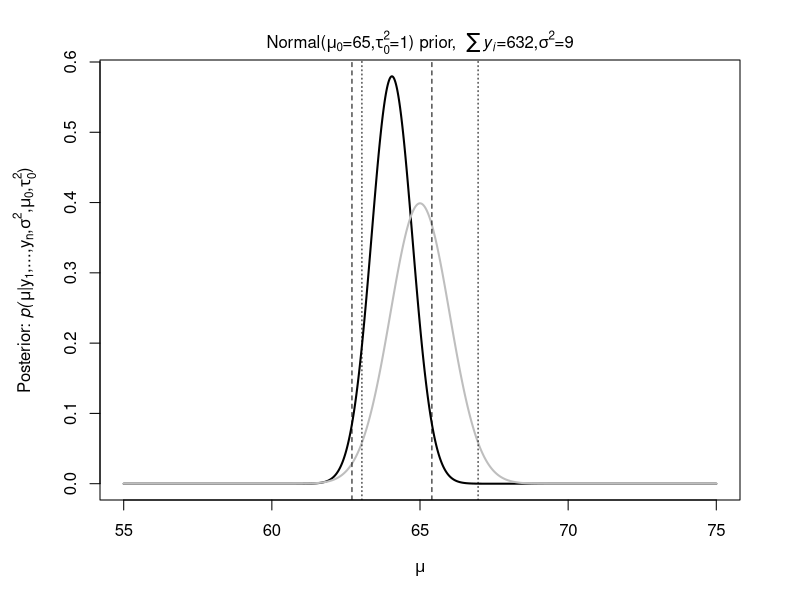
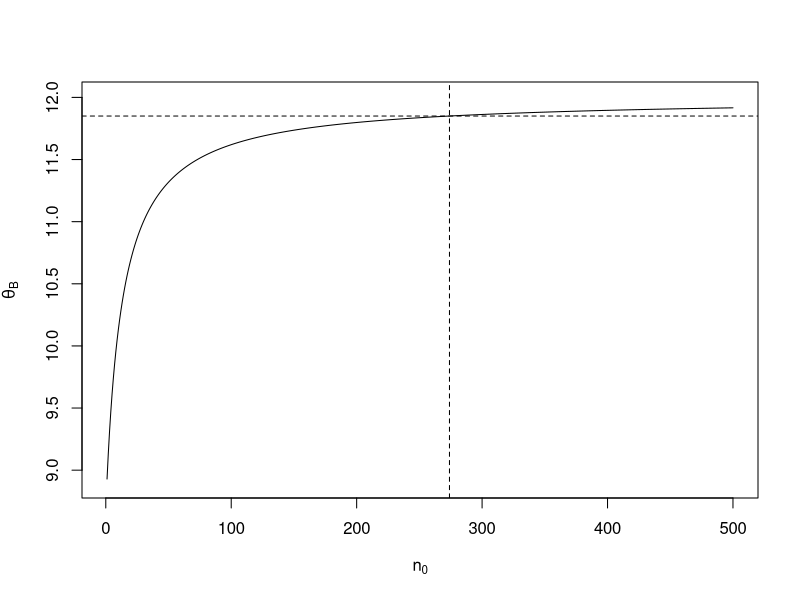
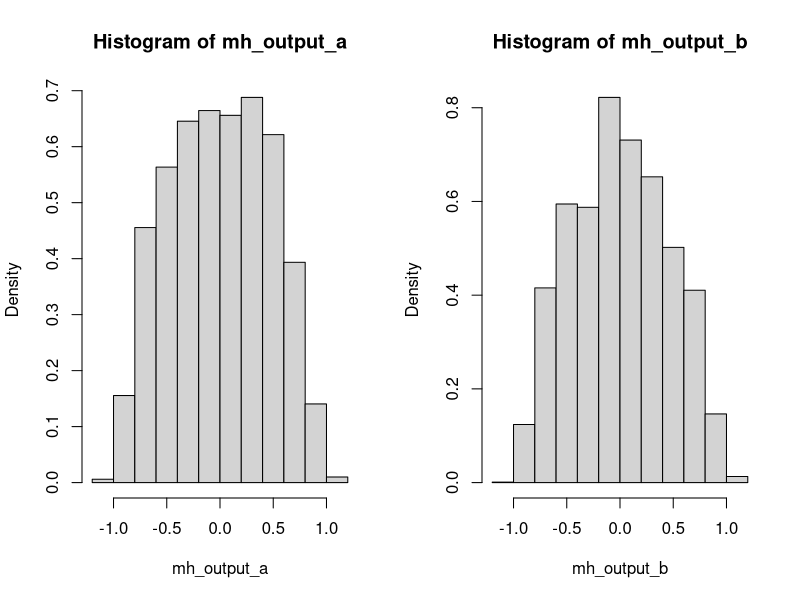
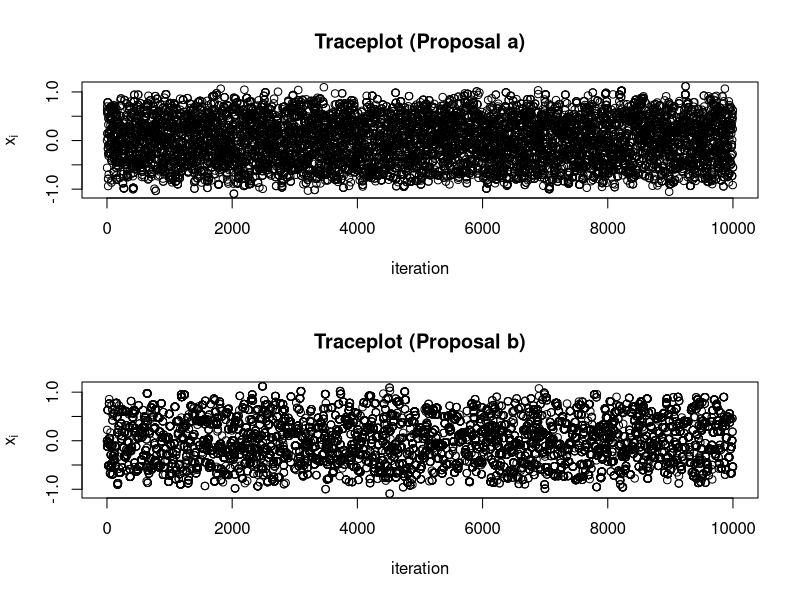
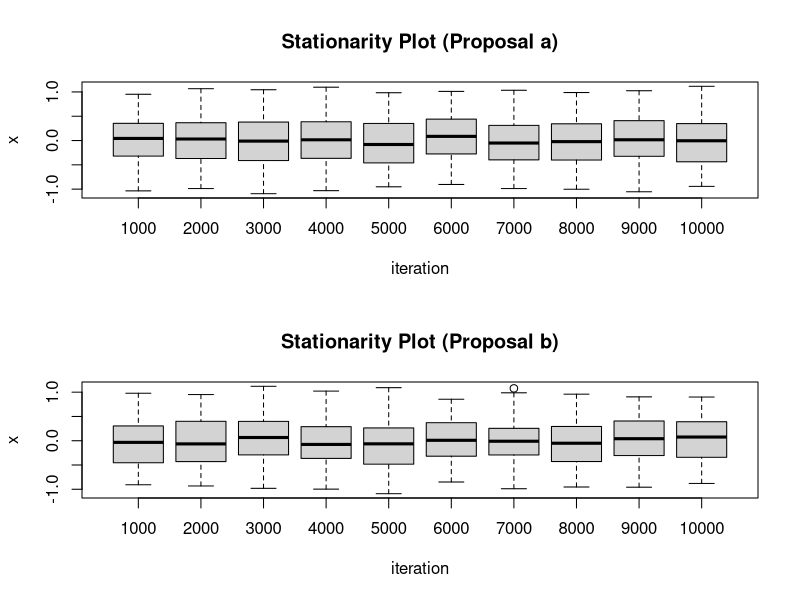
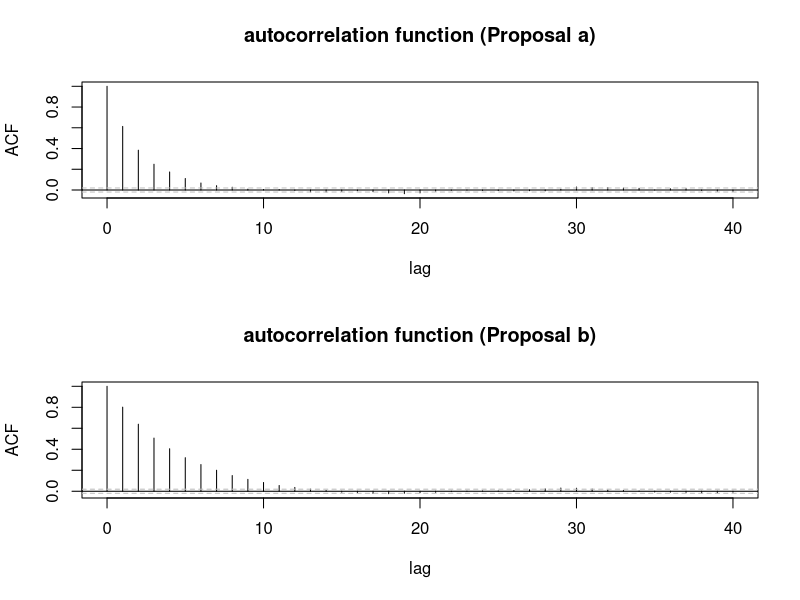

The R script that drew these images, in order:
## ---- chunk 1
pdf("Ast3-Q3.pdf",height=4.4,width=7)
par(mar=c(5,5,3,3))
mu<-seq(55,75,length=1000)

mu0 <- 65
tau02 <- 1
sigma2 <- 9

yi <- c(46 ,68 ,34 ,86 ,75 ,56 ,77 ,73 ,53 ,64)
sy <- sum(yi)
ny<- length(yi)

post_mumean <- (tau02*sy + sigma2*mu0)/(ny*tau02+sigma2)
post_muvar <- (sigma2*tau02)/(ny*tau02+sigma2)

plot(mu,dnorm(mu,mean=post_mumean,sd=sqrt(post_muvar)),type="l",ylab=
     expression(paste("Posterior: ",italic("p("),mu,"|",
		      y[1],",...,",y[n],",",sigma^2,",", mu[0],",",tau[0]^2,")",sep="")), 
     xlab=expression(mu), lwd=2)
mtext(expression(paste("Normal(",mu[0],"=65,",tau[0]^2,"=1) prior,  ", 
		       italic(sum(y[i])),"=632,",sigma^2,"=9",sep="")), side=3,line=.1)
lines(mu,dnorm(mu,mean=mu0,sd=tau02),type="l",col="gray",lwd=2)
abline(v=qnorm( c(.025,.975), mean=post_mumean, sd=sqrt(post_muvar)), lty=2)
abline(v=qnorm( c(.025,.975), mean=mu0, sd=sqrt(tau02)),  lty=3)
dev.off()
## ---- chunk 2
yA<-c(12, 9, 12, 14, 13, 13, 15, 8, 15, 6)
yB<-c(11, 11, 10, 9, 9, 8, 7, 10, 6, 8, 8, 9, 7)
syA <- sum(yA)
syB <- sum(yB)
alphaA <- 120
alphaB <- 12
betaA <- 10
betaB <- 1

meanthetaA <- (alphaA + syA)/(betaA+length(yA))
meanthetaB <- (alphaB + syB)/(betaB+length(yB))
cat("mean of theta_A")
meanthetaA
cat("mean of theta_B")
meanthetaB
varthetaA <- (alphaA + syA)/((betaA+length(yA))^2)
varthetaB <- (alphaB + syB)/((betaB+length(yB))^2)
cat("variance of theta_A")
varthetaA 
cat("variance of theta_B")
varthetaB 
cat("95% quantile based credible interval of theata_A")
qgamma(c(0.025,0.975),alphaA + syA, (betaA+length(yA)))
cat("95% quantile based credible interval of theata_B")
qgamma(c(0.025,0.975),alphaB + syB, (betaB+length(yB)))

n0 <- seq(1,500,by=1)
alphaB <- n0*12
betaB <- n0*1

meanthetaB <- (alphaB + syB)/(betaB+length(yB))
pdf("Ast3-Q4-partb.pdf")
plot(n0, meanthetaB, type="l", ylim=c(8.9,12),xlab=expression(n[0]), ylab=expression(theta[B]))
abline(h=meanthetaA, lty=2)
abline(v=274, lty=2)
dev.off()


## ---- chunk 3
# Define the target density function f(x)
f <- function(x) exp(-x^4 - x^6 - x^8)

# Metropolis-Hastings algorithm
metropolis_hastings <- function(iterations, proposal_sd) {
  x <- numeric(iterations)
  x[1] <- 0  # Initial value
  accept=1
  for (i in 2:iterations) {
    # Generate proposal from normal distribution
    proposal <- rnorm(1, mean = x[i - 1], sd = proposal_sd)
    
    # Calculate acceptance ratio
    alpha <- min(f(proposal) / f(x[i - 1]),1)
    
    # Accept or reject proposal
    if (runif(1) < alpha) {
      accept <- accept+1
      x[i] <- proposal
    } else {
      x[i] <- x[i - 1]
    }
  }
  
  print("Accept rate")
  print(accept/iterations)
  return(x)
}

# Number of iterations
iterations <- 10000

# Proposal distributions
proposal_sd_a <- 1
proposal_sd_b <- sqrt(10)

# Run Metropolis-Hastings algorithm with proposal (a)
set.seed(123)
mh_output_a <- metropolis_hastings(iterations, proposal_sd_a)

# Run Metropolis-Hastings algorithm with proposal (b)
set.seed(123)
mh_output_b <- metropolis_hastings(iterations, proposal_sd_b)

pdf("Ast3-Q5-hist.pdf",height=4.4,width=7)
par(mfrow = c(1, 2))
hist(mh_output_a,breaks=10,freq=F)
hist(mh_output_b,breaks=10,freq=F)
dev.off()

# Plot traceplots
pdf("Ast3-Q5-traceplots.pdf")
par(mfrow = c(2, 1))
plot(mh_output_a, type = 'p', xlab= 'iteration', ylab = expression(x[i]), 
     main = 'Traceplot (Proposal a)')
plot(mh_output_b, type = 'p', xlab= 'iteration', ylab = expression(x[i]), 
     main = 'Traceplot (Proposal b)')
dev.off()

stationarity.plot<-function(x,...){
S<-length(x)
scan<-1:S
ng<-min(round(S/100),10)
group<-S*ceiling( ng*scan/S) /ng
boxplot(x~group,...)
}
pdf("Ast3-Q5-stationarity-plot.pdf")
par(mfrow = c(2, 1))
stationarity.plot(mh_output_a,xlab="iteration",ylab=expression(x), 
		  main = 'Stationarity Plot (Proposal a)')
stationarity.plot(mh_output_b,xlab="iteration",ylab=expression(x), 
		  main = 'Stationarity Plot (Proposal b)')
dev.off()

pdf("Ast3-Q5-acf-plot.pdf")
par(mfrow = c(2, 1))
acf(mh_output_a,ci.col="gray",xlab="lag", main = 'autocorrelation function (Proposal a)')
acf(mh_output_b,ci.col="gray",xlab="lag", main = 'autocorrelation function (Proposal b)')
dev.off()

library(coda)
cat("\nEffective size of proposal a:\n")
effectiveSize(mh_output_a)
cat("\nEffective size of proposal b:\n")
effectiveSize(mh_output_b)

# Calculate E(X) and Var(X) for proposal (a)
mean_a <- mean(mh_output_a)
var_a <- var(mh_output_a)
cat("Proposal (a):\n")
cat("E(X):", mean_a, "\n")
cat("Var(X):", var_a, "\n")

